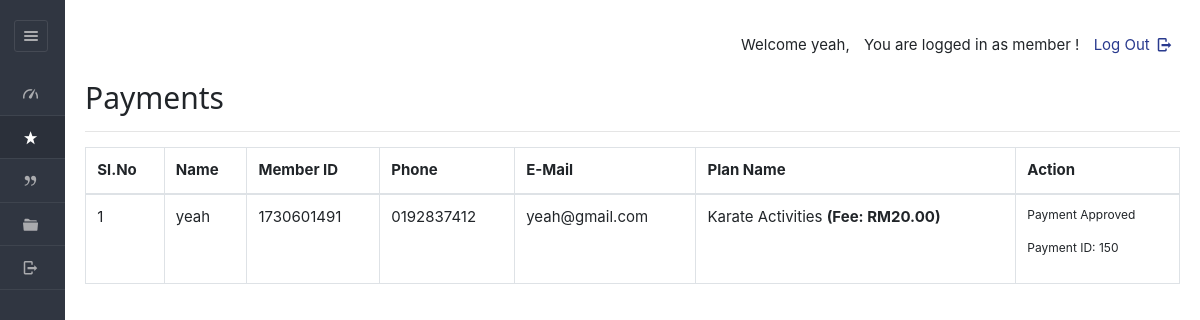
The app's page /dashboard/member/payments.php (signed in) with its own data.
### tables this page shows
CREATE TABLE IF NOT EXISTS `enrolls_to` (
  `et_id` int NOT NULL AUTO_INCREMENT,
  `planid` varchar(8) NOT NULL,
  `userid` varchar(20) NOT NULL,
  `paid_date` varchar(40) DEFAULT NULL,
  `expire` varchar(40) DEFAULT NULL,
  `hasPaid` varchar(5) NOT NULL DEFAULT 'no',
  `hasApproved` varchar(5) DEFAULT NULL,
  `receiptIMG` varchar(100) DEFAULT NULL,
  PRIMARY KEY (`et_id`)
);

CREATE TABLE IF NOT EXISTS `users` (
  `userid` varchar(20) NOT NULL,
  `pass_key` varchar(100) NOT NULL,
  `imageid` varchar(200) DEFAULT NULL,
  `username` varchar(40) DEFAULT NULL,
  `fullName` varchar(100) DEFAULT NULL,
  `gender` varchar(8) DEFAULT NULL,
  `mobile` varchar(20) DEFAULT NULL,
  `email` varchar(200) DEFAULT NULL,
  `dob` varchar(40) DEFAULT NULL,
  `joining_date` varchar(40) DEFAULT NULL,
  `hasApproved` varchar(10) DEFAULT NULL,
  `matrixNumber` varchar(255) DEFAULT NULL,
  `courseName` varchar(255) DEFAULT NULL,
  `no_ic` varchar(50) DEFAULT NULL,
  PRIMARY KEY (`userid`)
);

CREATE TABLE IF NOT EXISTS `plan` (
  `planid` varchar(8) NOT NULL,
  `tid` varchar(45) DEFAULT NULL,
  `planName` varchar(20) NOT NULL,
  `description` varchar(200) NOT NULL,
  `planType` varchar(50) NOT NULL,
  `startDate` varchar(50) NOT NULL,
  `endDate` varchar(50) NOT NULL,
  `duration` int NOT NULL,
  `validity` varchar(20) NOT NULL DEFAULT 'Lifetime',
  `amount` int DEFAULT '0',
  `active` varchar(255) NOT NULL,
  PRIMARY KEY (`planid`),
  KEY `idx_plan_name` (`planName`),
  KEY `idx_plan_type` (`planType`),
  KEY `idx_description` (`description`),
  KEY `idx_active` (`active`)
);

### dashboard/member/payments.php (the view, shortened to what this page needs)
<?php
$current_user_id = $_SESSION['userid'];
?>
<!DOCTYPE html>
<html lang="en">
<head>
    <link rel="stylesheet" href="../../css/style.css" id="style-resource-5">
    <link rel="stylesheet" href="../../css/dashMain.css">
    <link rel="stylesheet" type="text/css" href="../../css/entypo.css">
    <link href="a1style.css" type="text/css" rel="stylesheet">
    <link rel="stylesheet" href="../../css/bootstrap.min.css">
	<link rel="stylesheet" href="../../css/dashboard/sidebar.css">
</head>
<body class="page-body page-fade" onload="collapseSidebar()">
    <div class="page-container sidebar-collapsed" id="navbarcollapse">
        <div class="sidebar-menu">
            <header class="logo-env">
                <div class="sidebar-collapse" onclick="collapseSidebar()">
                    <a href="#" class="sidebar-collapse-icon with-animation">
                        <i class="entypo-menu"></i>
                    </a>
                </div>
            </header>
            <?php include('nav.php'); ?>
        </div>
        <div class="main-content">
            <div class="row">
                <div class="col-md-6 col-sm-8 clearfix"></div>
                <div class="col-md-6 col-sm-4 clearfix hidden-xs">
                    <ul class="list-inline links-list pull-right">
                        <li>
                            <a href="logout.php">Log Out <i class="entypo-logout right"></i></a>
                        </li>
                    </ul>
                </div>
            </div>
            <h2>Payments</h2>
            <hr />
<table class="table table-bordered">
    <thead>
        <tr>
            <th>Sl.No</th>
            <th>Name</th>
            <th>Member ID</th>
            <th>Phone</th>
            <th>E-Mail</th>
            <th>Plan Name</th>
            <th>Action</th>
        </tr>
    </thead>
    <tbody>
<?php
    $query  = "SELECT enrolls_to.*, users.username, users.mobile, users.email,
               plan.planName, plan.amount
               FROM enrolls_to
               JOIN users ON enrolls_to.userid = users.userid
               JOIN plan ON enrolls_to.planid = plan.planid
               WHERE enrolls_to.userid = '$current_user_id'
               ORDER BY enrolls_to.expire";
    $result = mysqli_query($con, $query);
    $sno    = 1;
if (mysqli_num_rows($result) > 0) {
    while ($row = mysqli_fetch_array($result, MYSQLI_ASSOC)) {
        $et_id = $row['et_id'];
        $uid = $row['userid'];
        $planid = $row['planid'];
        $hasPaid = $row['hasPaid'];
        $hasApproved = $row['hasApproved'];
        $planName = $row['planName'];
        $amount = $row['amount'] ?? 0;
        echo "<tr><td>" . $sno . "</td>";
        echo "<td>" . $row['username'] . "</td>";
        echo "<td>" . $row['userid'] . "</td>";
        echo "<td>" . $row['mobile'] . "</td>";
        echo "<td>" . $row['email'] . "</td>";
        echo "<td>" . $planName . ($amount > 0 ? " <b>(Fee: RM" . number_format($amount, 2) . ")" : "") . "</b></td>";
        $sno++;
        if ($hasPaid === 'no') {
            echo "<td>
                    <form action='make_payments.php' method='post'>
                        <input type='hidden' name='userID' value='" . $uid . "'/>
                        <input type='hidden' name='planID' value='" . $planid . "'/>
                        <input type='hidden' name='et_id' value='" . $et_id . "'/>
                        <input type='submit' class='a1-btn a1-blue' value='Add Payment'/>
                    </form>
                    <p>Payment ID: $et_id</p>
                  </td>";
        } elseif ($hasPaid === 'yes' && $hasApproved === 'no') {
            echo "<td>
                    <p>Payment Pending Approval</p>
                    <p>Payment ID: $et_id</p>
                  </td>";
        } elseif ($hasPaid === 'yes' && $hasApproved === 'yes') {
            echo "<td>
                    <p>Payment Approved</p>
                    <p>Payment ID: $et_id</p>
                  </td>";
        } else {
            echo "<td>No Action Needed</td>";
        }
        echo "</tr>";
    }
} else {
    echo "<tr><td colspan='7'>No payment records found.</td></tr>";
}
?>
    </tbody>
</table>
        </div>
    </body>
</html>

### css/style.css (style rules this page uses)
html { font-size: 62.5%; font-family: sans-serif; }
div { display: block; }
body { font-family: "Noto Sans", sans-serif, "Helvetica Neue", Helvetica, Arial, sans-serif; font-size: 12px; line-height: 1.428571429; display: block; margin: 0; }
*, *:before, *:after { box-sizing: border-box; }
a { text-decoration: none; background: transparent; }
p { margin: 0 0 8.5px; font-size: 12px; }
p { display: block; }
a { color: #373e4a; text-decoration: none; }
a { background: transparent; }
a { color: #373e4a; }
.page-container { position: relative; padding-left: 280px; }
.page-container .sidebar-menu { position: absolute; width: 280px; top: 0; left: 0; bottom: 0; background: #303641; color: #aaabae; z-index: 1; min-height: 796px; box-sizing: border-box; }
.page-container .sidebar-menu .logo-env { width: 100%; padding: 35px; padding-bottom: 10px; box-sizing: border-box; }
.page-container.sidebar-collapsed { padding-left: 65px; }
.page-container.sidebar-collapsed .sidebar-menu { z-index: 4; width: 65px; }
.page-container.sidebar-collapsed .sidebar-menu .logo-env { display: block; padding: 20px; }
.page-container .sidebar-menu .logo-env:before, .page-container .sidebar-menu .logo-env:after { content: " "; display: table; }
.page-container .sidebar-menu .logo-env > div { display: block; vertical-align: middle; white-space: nowrap; float: left; }
.page-container .sidebar-menu .logo-env > div > a { display: inline-block; color: #aaabae; }
.page-container.sidebar-collapsed .sidebar-menu .logo-env > div.sidebar-collapse { display: block; padding: 0; left: 3px; }
.page-container .sidebar-menu .logo-env > div.sidebar-collapse, .page-container .sidebar-menu .logo-env > div.sidebar-mobile-menu { position: relative; float: right; }
.page-container .sidebar-menu .logo-env > div.sidebar-collapse a, .page-container .sidebar-menu .logo-env > div.sidebar-mobile-menu a { display: inline-block; border: 1px solid #454a54; text-align: center; padding: 0; line-height: 1; font-size: 20px; font-weight: 300; padding: 5px 2px; background-clip: padding-box; border-radius: 3px; transition: all 200ms ease-in-out; }
.page-container .sidebar-menu .logo-env:after { clear: both; }
ul, ol { margin-top: 0; margin-bottom: 8.5px; }
ul, menu, dir { display: block; list-style-type: disc; }
li { display: list-item; }
i, cite, em, var, address, dfn { font-style: italic; }

### css/dashMain.css (style rules this page uses)
.page-container .main-content { position: relative; float: left; width: 100%; padding: 20px; z-index: 2; background: #ffffff; box-sizing: border-box; }
.row { margin-left: -15px; margin-right: -15px; }
.row:before, .row:after { content: " "; display: table; }
.row:after { clear: both; }
.col-xs-1, .col-sm-1, .col-md-1, .col-lg-1, .col-xs-2, .col-sm-2, .col-md-2, .col-lg-2, .col-xs-3, .col-sm-3, .col-md-3, .col-lg-3, .col-xs-4, .col-sm-4, .col-md-4, .col-lg-4, .col-xs-5, .col-sm-5, .col-md-5, .col-lg-5, .col-xs-6, .col-sm-6, .col-md-6, .col-lg-6, .col-xs-7, .col-sm-7, .col-md-7, .col-lg-7, .col-xs-8, .col-sm-8, .col-md-8, .col-lg-8, .col-xs-9, .col-sm-9, .col-md-9, .col-lg-9, .col-xs-10, .col-sm-10, .col-md-10, .col-lg-10, .col-xs-11, .col-sm-11, .col-md-11, .col-lg-11, .col-xs-12, .col-sm-12, .col-md-12, .col-lg-12 { position: relative; min-height: 1px; padding-left: 15px; padding-right: 15px; }
.links-list { white-space: nowrap; padding-top: 14px; padding-bottom: 8px; }
.pull-right { float: right !important; }
.list-inline { padding-left: 0; list-style: none; }
ul, ol { margin-top: 0; margin-bottom: 8.5px; }
.list-inline > li:first-child { padding-left: 0; }
.list-inline > li { display: inline-block; padding-left: 5px; padding-right: 5px; }
@media (min-width: 768px) { .col-sm-1, .col-sm-2, .col-sm-3, .col-sm-4, .col-sm-5, .col-sm-6, .col-sm-7, .col-sm-8, .col-sm-9, .col-sm-10, .col-sm-11 { float: left; } }
@media (min-width: 768px) { .col-sm-8 { width: 66.66666666666666%; } }
@media (min-width: 768px) { .col-sm-4 { width: 33.33333333333333%; } }
@media (min-width: 992px) { .col-md-1, .col-md-2, .col-md-3, .col-md-4, .col-md-5, .col-md-6, .col-md-7, .col-md-8, .col-md-9, .col-md-10, .col-md-11 { float: left; } }
@media (min-width: 992px) { .col-md-6 { width: 50%; } }
a { color: #373e4a; text-decoration: none; }
a { background: transparent; }
a { color: #373e4a; }
h2, .h2 { font-size: 25px; }
hr { margin-top: 17px; margin-bottom: 17px; border: 0; border-top: 1px solid #998f8f; }
hr { box-sizing: content-box; height: 0; }
i, cite, em, var, address, dfn { font-style: italic; }

### records on screen
enrolls_to: userid.username "yeah", userid "1730601491", userid.mobile "0192837412", userid.email "yeah@gmail.com", planid.planName "Karate Activities", planid.amount "20.00", et_id "150"
